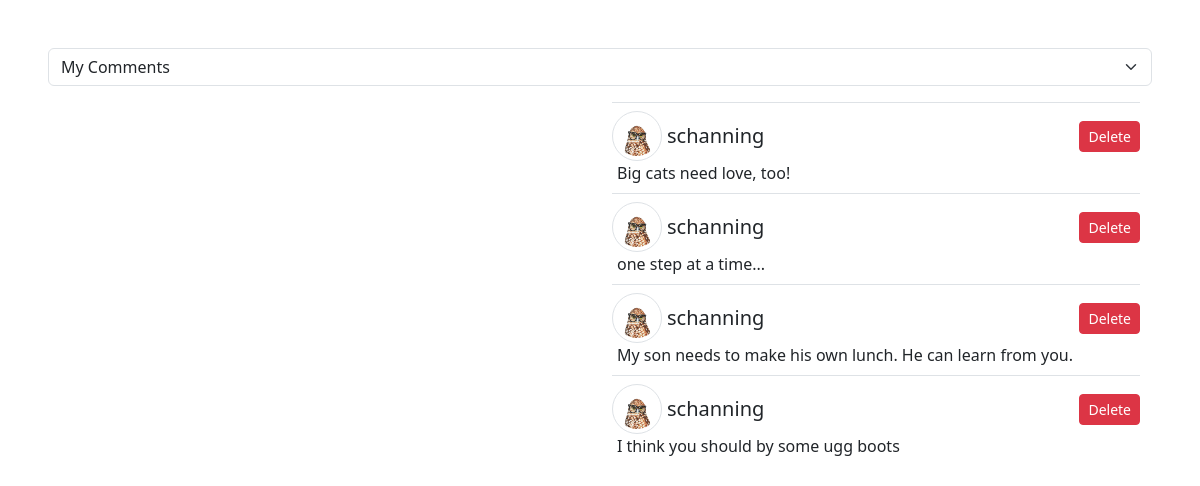
Screenshot of /profile/schanning/mycomments/ (signed in) with the database file from the repository.
### users/models.py (models this page shows, shortened)
class User(models.Model):
    profilePic = models.ImageField(upload_to="images/")
    aboutMe=models.TextField()
    username = models.CharField(max_length=255)
    password = models.CharField(max_length=255)
    created_at = models.DateTimeField(auto_now_add=True)
    updated_at = models.DateTimeField(auto_now_add=True)

class Comment(models.Model):
    message=models.TextField()
    user=models.ForeignKey(User, related_name="myComments", on_delete = models.CASCADE)
    post=models.ForeignKey(Post, related_name="comments", on_delete = models.CASCADE,null=True)

### users/views.py (the view)
# urls.py: path('profile/<str:username>/mycomments/',views.myComments),
def myComments(request,username):
    if("userid" not in request.session):
            return redirect("/login")
    context={
        "user":User.objects.get(id=request.session["userid"]),
    }
    typedUser=User.objects.get(username=username)
    if(request.session["userid"]!=typedUser.id):
        return redirect("/profile/"+context["user"].username+"/mycomments")
    return render(request,"myComments.html",context)

### users/templates/myComments.html (shortened to what this page needs)
<!DOCTYPE html>
<html lang="en" style="overflow: hidden;">
<head>
    <link href="https://cdn.jsdelivr.net/npm/bootstrap@5.3.0-alpha1/dist/css/bootstrap.min.css" rel="stylesheet">
    {% load static %}
    <link rel="stylesheet" href="{% static 'userProfile.css' %}">
</head>
<body>
    <div class="row mx-5 my-5">
        <select class="form-select mb-2" onchange="window.location='/profile/'+'{{user.username}}/'+this.value">
            <option value="mycomments">My Comments</option>
        </select>
        <div class="col postDisplay myComments" style="overflow-y:scroll;">
        </div>
        <div class="flex-column col myComments" style="overflow-y: scroll;">
            {% for comment in user.myComments.all %}
                <div class="border-top mb-2 mt-2 comment{{comment.id}}" onclick="getPost('{{comment.post.id}}','{{user.username}}')" style="cursor: pointer;">
                    <div class="d-flex align-items-center justify-content-between mt-2">
                        <div class="d-flex align-items-center">
                            <img class='img-fluid img-thumbnail rounded-circle' style='height:50px;width:50px;margin-right:5px;' src='/media/{{user.profilePic}}'>
                            <h5 class='card-text card-title'>{{user.username}}</h5>
                        </div>
                        <button class="btn btn-danger btn-sm"onclick="deleteComment('{{comment.id}}',this)">Delete</button>
                    </div>
                    <p class='card-text '  onclick="editComment('{{comment.id}}',this)" style='margin-left:5px; margin-bottom:0px;'>{{comment.message}}</p>
                </div>
            {% endfor %}
        </div>
    </div>
    {% load static %}
</body>
</html>

### static/userProfile.css (style rules this page uses)
.likedPosts,.myPosts,.myComments { height: 80vh; }

### rows the page displays
User: username "My Comments", username "schanning"
Comment: profilePic (picture), message "Big cats need love, too!"
Comment: profilePic (picture), message "one step at a time..."
Comment: profilePic (picture), message "My son needs to make his own lunch. He can learn from you."
Comment: profilePic (picture), message "I think you should by some ugg boots"
